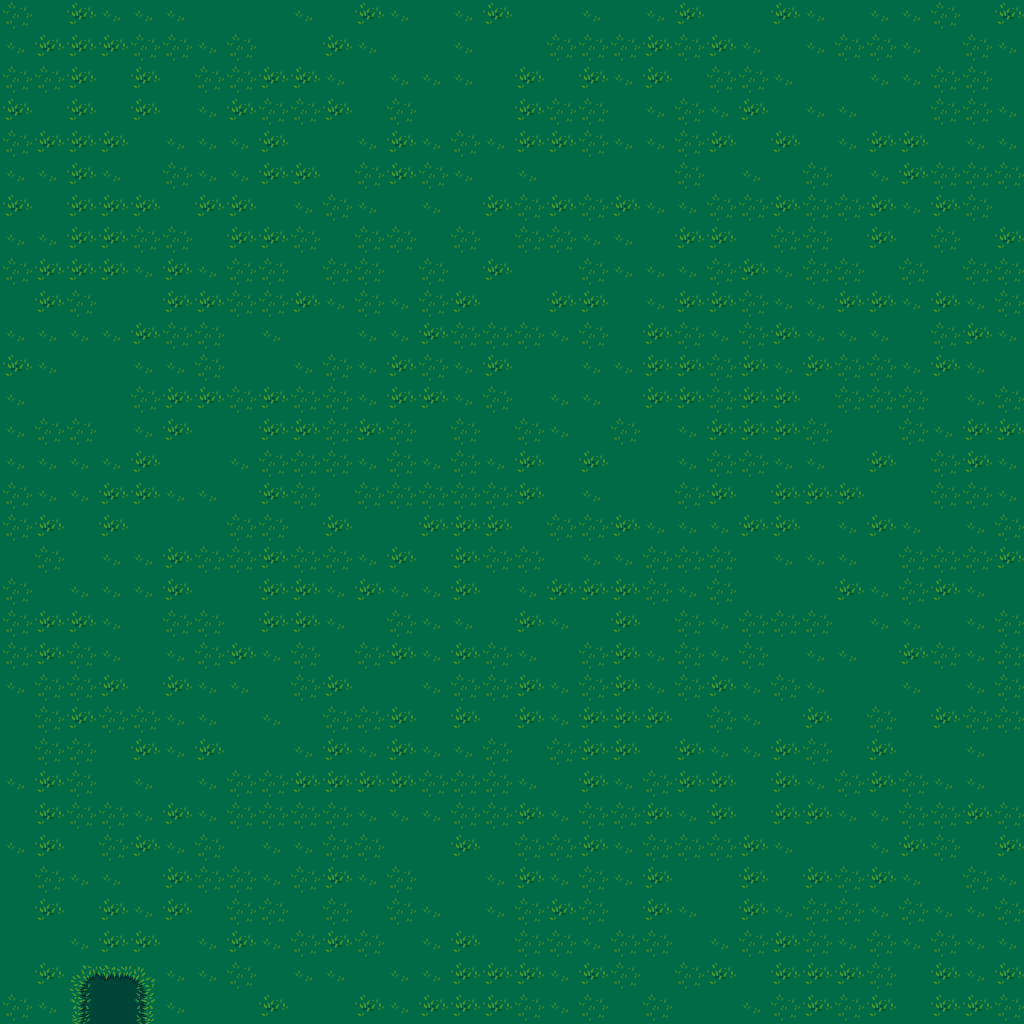

This is a level from a 2D game, rendered from its Tiled map with the project's own tilesets. A one-line summary and the map file follow, with tile-layer data summarised:
An orthogonal 32x32 tile map with 32x32 px tiles, 51 tile layers (Background, Paths, traps, Walls, ...), 2 tilesets and 111 objects (1, 2, 3, 4, 5, ...).

<map version="1.2" tiledversion="1.2.0" orientation="orthogonal" renderorder="right-down" width="32" height="32" tilewidth="32" tileheight="32" infinite="0" nextlayerid="63" nextobjectid="120">
 <tileset firstgid="1" source="Terrain.tsx" />
 <tileset firstgid="2049" name="Jungle" tilewidth="32" tileheight="32" tilecount="1024" columns="32">
  <image source="lpc-jungle/jungle.png" width="1024" height="1024" />
 </tileset>
 <layer id="1" name="Background" width="32" height="32">
  <data>[1024 cells, 1024 non-empty, 3 distinct tile ids]</data>
 </layer>
 <layer id="2" name="Paths" width="32" height="32">
  <data>[1024 cells, 703 non-empty, 24 distinct tile ids]</data>
 </layer>
 <layer id="60" name="traps" width="32" height="32">
  <data>[1024 cells, 44 non-empty, 11 distinct tile ids]</data>
 </layer>
 <layer id="7" name="Walls" width="32" height="32">
  <data>[1024 cells, 294 non-empty, 2 distinct tile ids]</data>
 </layer>
 <layer id="4" name="Trees" width="32" height="32">
  <data>[1024 cells, 0 non-empty, 0 distinct tile ids]</data>
 </layer>
 <layer id="5" name="Overgrowth 1" width="32" height="32">
  <data>[1024 cells, 37 non-empty, 10 distinct tile ids]</data>
 </layer>
 <layer id="12" name="Overgrowth 2" width="32" height="32">
  <data>[1024 cells, 24 non-empty, 4 distinct tile ids]</data>
 </layer>
 <layer id="13" name="Overgrowth 3" width="32" height="32">
  <data>[1024 cells, 18 non-empty, 5 distinct tile ids]</data>
 </layer>
 <layer id="14" name="Overgrowth 4" width="32" height="32">
  <data>[1024 cells, 36 non-empty, 4 distinct tile ids]</data>
 </layer>
 <layer id="15" name="Overgrowth 5" width="32" height="32">
  <data>[1024 cells, 20 non-empty, 4 distinct tile ids]</data>
 </layer>
 <layer id="16" name="Overgrowth 6" width="32" height="32">
  <data>[1024 cells, 16 non-empty, 4 distinct tile ids]</data>
 </layer>
 <layer id="17" name="Overgrowth 7" width="32" height="32">
  <data>[1024 cells, 12 non-empty, 4 distinct tile ids]</data>
 </layer>
 <layer id="18" name="Overgrowth 8" width="32" height="32">
  <data>[1024 cells, 14 non-empty, 4 distinct tile ids]</data>
 </layer>
 <layer id="19" name="Overgrowth 9" width="32" height="32">
  <data>[1024 cells, 24 non-empty, 4 distinct tile ids]</data>
 </layer>
 <layer id="20" name="Overgrowth 10" width="32" height="32">
  <data>[1024 cells, 20 non-empty, 4 distinct tile ids]</data>
 </layer>
 <layer id="21" name="Overgrowth 11" width="32" height="32">
  <data>[1024 cells, 18 non-empty, 3 distinct tile ids]</data>
 </layer>
 <layer id="22" name="Overgrowth 12" width="32" height="32">
  <data>[1024 cells, 29 non-empty, 5 distinct tile ids]</data>
 </layer>
 <layer id="23" name="Overgrowth 13" width="32" height="32">
  <data>[1024 cells, 24 non-empty, 4 distinct tile ids]</data>
 </layer>
 <layer id="24" name="Overgrowth 14" width="32" height="32">
  <data>[1024 cells, 12 non-empty, 4 distinct tile ids]</data>
 </layer>
 <layer id="25" name="Overgrowth 15" width="32" height="32">
  <data>[1024 cells, 24 non-empty, 4 distinct tile ids]</data>
 </layer>
 <layer id="26" name="Overgrowth 16" width="32" height="32">
  <data>[1024 cells, 24 non-empty, 4 distinct tile ids]</data>
 </layer>
 <layer id="27" name="Overgrowth 17" width="32" height="32">
  <data>[1024 cells, 14 non-empty, 4 distinct tile ids]</data>
 </layer>
 <layer id="28" name="Overgrowth 18" width="32" height="32">
  <data>[1024 cells, 16 non-empty, 4 distinct tile ids]</data>
 </layer>
 <layer id="29" name="Overgrowth 19" width="32" height="32">
  <data>[1024 cells, 18 non-empty, 4 distinct tile ids]</data>
 </layer>
 <layer id="30" name="Overgrowth 20" width="32" height="32">
  <data>[1024 cells, 18 non-empty, 4 distinct tile ids]</data>
 </layer>
 <layer id="31" name="Overgrowth 21" width="32" height="32">
  <data>[1024 cells, 14 non-empty, 4 distinct tile ids]</data>
 </layer>
 <layer id="32" name="Overgrowth 22" width="32" height="32">
  <data>[1024 cells, 21 non-empty, 4 distinct tile ids]</data>
 </layer>
 <layer id="33" name="Overgrowth 23" width="32" height="32">
  <data>[1024 cells, 43 non-empty, 4 distinct tile ids]</data>
 </layer>
 <layer id="34" name="Overgrowth 24" width="32" height="32">
  <data>[1024 cells, 15 non-empty, 4 distinct tile ids]</data>
 </layer>
 <layer id="35" name="Overgrowth 25" width="32" height="32">
  <data>[1024 cells, 16 non-empty, 4 distinct tile ids]</data>
 </layer>
 <layer id="36" name="Overgrowth 26" width="32" height="32">
  <data>[1024 cells, 40 non-empty, 4 distinct tile ids]</data>
 </layer>
 <layer id="37" name="Overgrowth 27" width="32" height="32">
  <data>[1024 cells, 30 non-empty, 5 distinct tile ids]</data>
 </layer>
 <layer id="38" name="Overgrowth 28" width="32" height="32">
  <data>[1024 cells, 28 non-empty, 4 distinct tile ids]</data>
 </layer>
 <layer id="39" name="Overgrowth 29" width="32" height="32">
  <data>[1024 cells, 33 non-empty, 4 distinct tile ids]</data>
 </layer>
 <layer id="40" name="Overgrowth 30" width="32" height="32">
  <data>[1024 cells, 39 non-empty, 4 distinct tile ids]</data>
 </layer>
 <layer id="41" name="Overgrowth 31" width="32" height="32">
  <data>[1024 cells, 18 non-empty, 5 distinct tile ids]</data>
 </layer>
 <layer id="42" name="Overgrowth 32" width="32" height="32">
  <data>[1024 cells, 32 non-empty, 4 distinct tile ids]</data>
 </layer>
 <layer id="43" name="Overgrowth 33" width="32" height="32">
  <data>[1024 cells, 28 non-empty, 4 distinct tile ids]</data>
 </layer>
 <layer id="44" name="Overgrowth 34" width="32" height="32">
  <data>[1024 cells, 16 non-empty, 3 distinct tile ids]</data>
 </layer>
 <layer id="45" name="Overgrowth 35" width="32" height="32">
  <data>[1024 cells, 14 non-empty, 4 distinct tile ids]</data>
 </layer>
 <layer id="46" name="Overgrowth 36" width="32" height="32">
  <data>[1024 cells, 12 non-empty, 4 distinct tile ids]</data>
 </layer>
 <layer id="47" name="Overgrowth 37" width="32" height="32">
  <data>[1024 cells, 16 non-empty, 4 distinct tile ids]</data>
 </layer>
 <layer id="48" name="Overgrowth 38" width="32" height="32">
  <data>[1024 cells, 11 non-empty, 4 distinct tile ids]</data>
 </layer>
 <layer id="49" name="Overgrowth 39" width="32" height="32">
  <data>[1024 cells, 8 non-empty, 4 distinct tile ids]</data>
 </layer>
 <layer id="50" name="Overgrowth 40" width="32" height="32">
  <data>[1024 cells, 18 non-empty, 4 distinct tile ids]</data>
 </layer>
 <layer id="51" name="Overgrowth 41" width="32" height="32">
  <data>[1024 cells, 28 non-empty, 4 distinct tile ids]</data>
 </layer>
 <layer id="52" name="Overgrowth 42" width="32" height="32">
  <data>[1024 cells, 27 non-empty, 4 distinct tile ids]</data>
 </layer>
 <layer id="53" name="Overgrowth 43" width="32" height="32">
  <data>[1024 cells, 27 non-empty, 4 distinct tile ids]</data>
 </layer>
 <layer id="54" name="Overgrowth 44" width="32" height="32">
  <data>[1024 cells, 22 non-empty, 5 distinct tile ids]</data>
 </layer>
 <layer id="55" name="Overgrowth 45" width="32" height="32">
  <data>[1024 cells, 25 non-empty, 4 distinct tile ids]</data>
 </layer>
 <layer id="56" name="Overgrowth 46" width="32" height="32">
  <data>[1024 cells, 63 non-empty, 4 distinct tile ids]</data>
 </layer>
 <objectgroup id="8" name="Overgrowth">
  <object id="59" name="1" x="-1" y="912" width="190" height="112" />
  <object id="60" name="2" x="-1" y="815" width="192" height="65" />
  </objectgroup>
 <objectgroup id="61" name="Last level">
  <!-- 1 objects omitted --></objectgroup>
 <objectgroup id="57" name="Spawn">
  <!-- 1 objects omitted --></objectgroup>
 <objectgroup id="62" name="Dialog">
  <!-- 1 objects omitted --></objectgroup>
 <objectgroup id="58" name="Next level">
  <!-- 1 objects omitted --></objectgroup>
 <objectgroup id="59" name="Death">
  <!-- 6 objects omitted --></objectgroup>
 <objectgroup id="3" name="Collision">
  <!-- 55 objects omitted --></objectgroup>
</map>
<!-- 109 of 111 objects omitted -->
